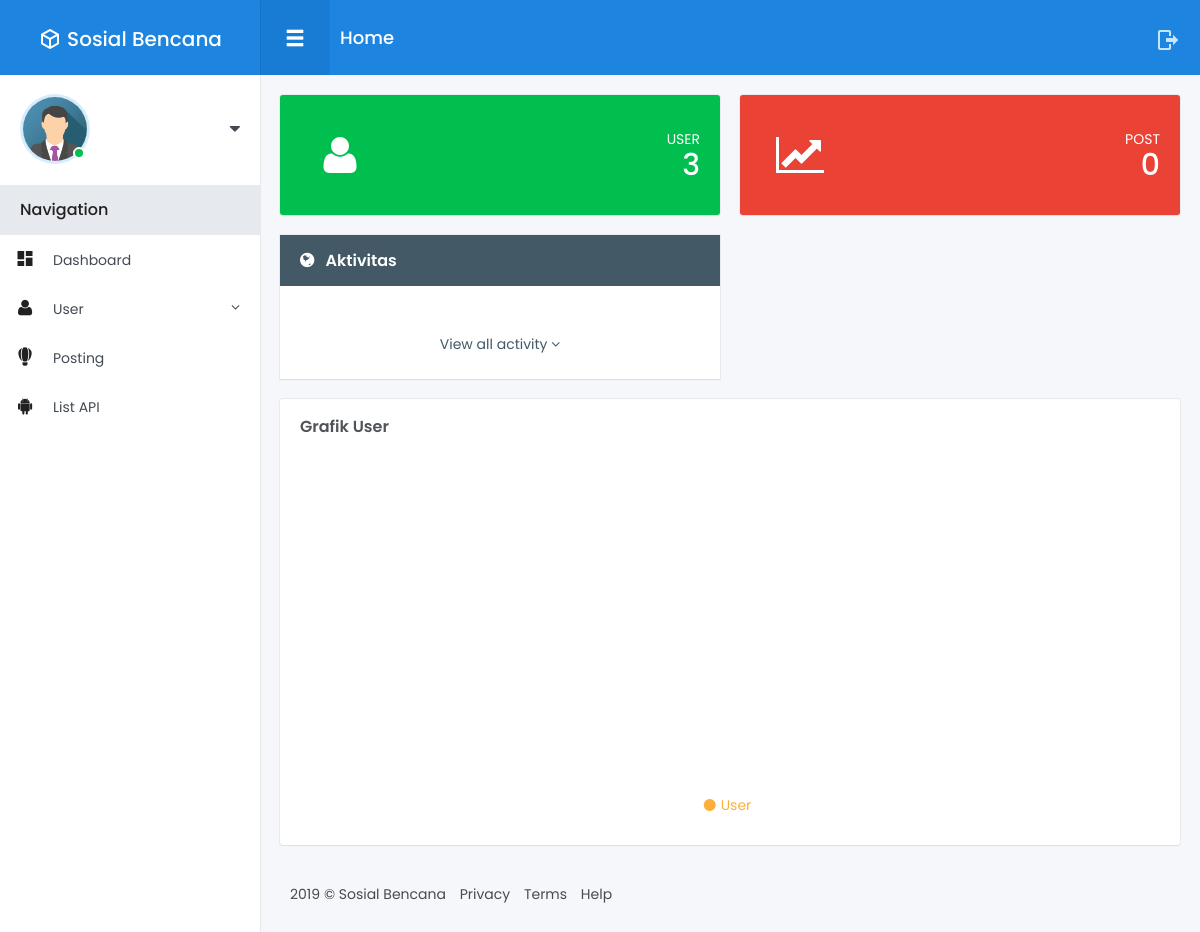
Page /index.php/admin on the earlier database version.
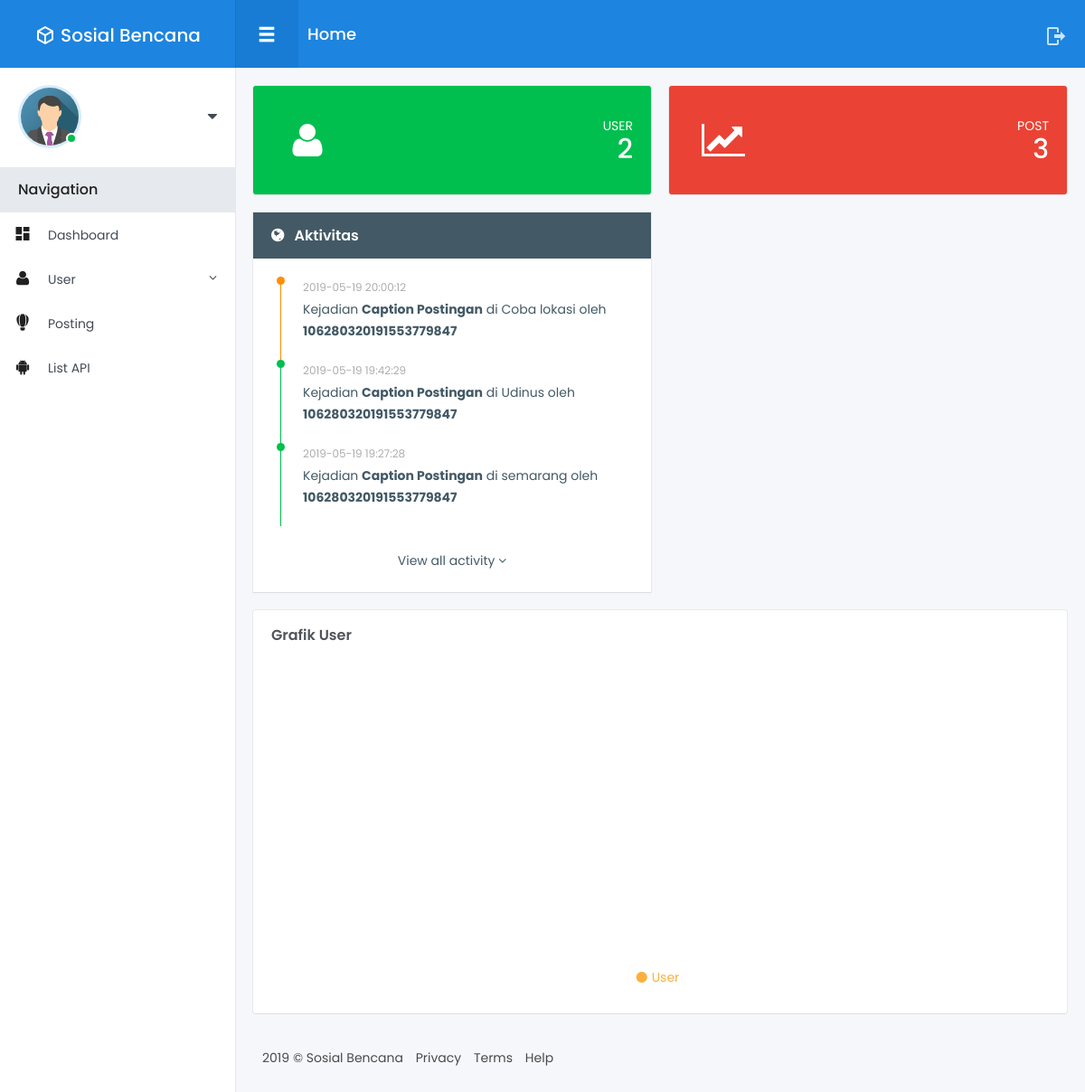
Same page on the later database version.
### tables this page shows
CREATE TABLE `post` (
  `id_post` int(11) NOT NULL,
  `nama_img` varchar(255) DEFAULT NULL,
  `api_img` varchar(256) NOT NULL,
  `slug_post` varchar(255) DEFAULT NULL,
  `lokasi` varchar(255) NOT NULL,
  `lttd_loc` varchar(255) DEFAULT NULL,
  `lgttd_loc` varchar(255) DEFAULT NULL,
  `caption` text,
  `tanggal` date DEFAULT NULL,
  `waktu` time DEFAULT NULL,
  `user_kode` varchar(100) NOT NULL
);

### application/controllers/Admin.php (called while the page is built, shortened)
<?php
class Admin extends CI_Controller {
	public function __construct()
	{
		$this->load->model('Admin_model');
		$this->load->model('Jumlah_model');
    }
    public function index()
    {
        $user           = $this->Jumlah_model->jumlahUser();
        $post           = $this->Jumlah_model->jumlahPost();
        $activity       = $this->Admin_model->activityUser()->result_array();
        $stastitik      = $this->Admin_model->statistik_post();
        $data = array(
            'user'      => $user,
            'post'      => $post,
            'activity'  => $activity,
            'stastitik' => $stastitik
        );
        $this->load->view('Admin/index', $data);
    }
}

### index.php (called while the page is built, shortened)
<?php
require_once BASEPATH.'core/CodeIgniter.php';

### application/models/Jumlah_model.php (called while the page is built, shortened)
<?php
class Jumlah_model extends CI_Model {
    public function jumlahUser()
    {
        $this->db->select('*');
        $this->db->from('user');
        return $this->db->get()->num_rows();
    }
    public function jumlahPost()
    {
        $this->db->select('*');
        $this->db->from('post');
        return $this->db->get()->num_rows();
    }
}

### application/models/Admin_model.php (called while the page is built, shortened)
<?php
class Admin_model extends CI_Model {
    public function activityUser()
    {
        $this->db->select('lokasi, caption, tanggal, waktu, user_kode');
        $this->db->order_by('id_post', 'DESC');
        $this->db->limit(5,0);
        return $this->db->get('post');
    }
}

### application/views/Admin/index.php (the view, shortened to what this page needs)
<!DOCTYPE html>
<html lang="en">
<head>
</head>
<body>
<div class="main-menu">
	<header class="header">
	</header>
	<div class="content">
	</div>
</div>
<div class="fixed-navbar">
</div>
<div id="wrapper">
	<div class="main-content">
		<div class="row small-spacing">
			<div class="col-lg-6 col-md-6 col-xs-12">
				<div class="box-content bg-success text-white">
					<div class="statistics-box with-icon">
						<i class="ico small fa fa-user"></i>
						<p class="text text-white">USER</p>
						<h2 class="counter"><?php echo $user; ?></h2>
					</div>
				</div>
			</div>
			<div class="col-lg-6 col-md-6 col-xs-12">
				<div class="box-content bg-danger text-white">
					<div class="statistics-box with-icon">
						<i class="ico small fa fa-line-chart"></i>
						<p class="text text-white">POST</p>
						<h2 class="counter"><?php echo $post; ?></h2>
					</div>
				</div>
			</div>
			<div class="col-md-6 col-xs-12">
				<div class="box-content card">
					<h4 class="box-title"><i class="fa fa-globe ico"></i> Aktivitas</h4>
					<div class="card-content">
						<div class="activity-list">
							<?php
							foreach($activity as $a):
							?>
							<div class="activity-item">
								<?php
								$arr = array("primary", "success", "danger", "warning", 'info', 'violet');
								$random = array_rand($arr, 2);
								?>
								<div class="bar bg-<?php echo $arr[$random[0]]; ?>">
									<div class="dot bg-<?php echo $arr[$random[0]]; ?>"></div>
								</div>
								<div class="content">
									<div class="date"><?php echo $a['tanggal']." ".$a['waktu']; ?></div>
									<div class="text">
										Kejadian <b><?php echo $a['caption']; ?></b> di <?php echo $a['lokasi']; ?> oleh <b><?php echo $a['user_kode']; ?></b>
									</div>
								</div>
							</div>
							<?php
							endforeach;
							?>
						</div>
						<a href="#" class="activity-link">View all activity <i class="fa fa-angle-down"></i></a>
					</div>
				</div>
			</div>
			<div class="col-lg-12 col-xs-12">
				<div class="box-content">
					<h4 class="box-title">Grafik User</h4>
					<div id="line_chart" class="morris-chart" style="height: 320px"></div>
					<div class="text-center">
						<ul class="list-inline morris-chart-detail-list">
							<li><i class="fa fa-circle"></i>User</li>
						</ul>
					</div>
				</div>
			</div>
		</div>
		<footer class="footer">
		</footer>
	</div>
</div>
</body>
</html>

Differences in the rows shown:
added post: tanggal "2019-05-19", waktu "20:00:12", caption "Caption Postingan", lokasi "Coba lokasi", user_kode "106280320191553779847"
added post: tanggal "2019-05-19", waktu "19:42:29", caption "Caption Postingan", lokasi "Udinus", user_kode "106280320191553779847"
added post: tanggal "2019-05-19", waktu "19:27:28", caption "Caption Postingan", lokasi "semarang", user_kode "106280320191553779847"
Other differences:
$user: "3" → "2"
$post: "0" → "3"
